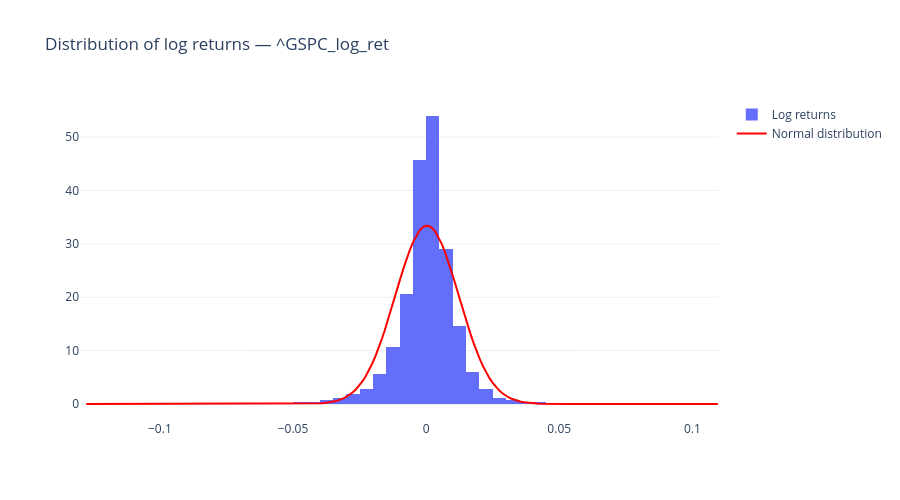

The notebook cell saved with this chart:
### Markdown cell above
## 3. Log returns distribution

I examine the distributional properties of daily log returns, focusing on the S&P 500 as
the primary benchmark. The computed Jarque-Bera test
indicated departure from normality; here I visualize that departure directly through
a histogram with an overlaid normal density and a QQ-plot.

### Code cell
import numpy as np
from scipy import stats
import statsmodels.api as sm
import matplotlib.pyplot as plt



col = "^GSPC_log_ret"
returns = df[col].dropna()

jb_stat, jb_pval = stats.jarque_bera(returns)
print(f"Jarque-Bera test — {col}")
print(f"Statistic: {jb_stat:.2f}, p-value: {jb_pval:.4g}")
print("Normal" if jb_pval > 0.05 else "Reject normality (non-normal distribution)")
col = "^GSPC_log_ret"
returns = df[col].dropna()

fig = go.Figure()

# histogram for log returns
fig.add_trace(go.Histogram(
    x=returns, histnorm="probability density", name="Log returns", nbinsx=100
))

# normal curve with the same mean and std as log returns
x_range = np.linspace(returns.min(), returns.max(), 200)
normal_curve = stats.norm.pdf(x_range, returns.mean(), returns.std())

fig.add_trace(go.Scatter(x=x_range, y=normal_curve, name="Normal distribution", line=dict(color="red")))

fig.update_layout(title=f"Distribution of log returns — {col}", template="plotly_white", height=500)
fig.show()


# QQ-plot for log returns
sm.qqplot(returns, line="s")
plt.title(f"QQ-plot — {col}")
plt.show()

### Figure 1 — Plotly figure (JSON) as saved in the notebook; plotly's stock layout.template omitted (floating-point values rounded to 4 significant figures; data arrays with more than 128 entries replaced by an {"elided": "..."} marker saying what was removed)
{"data": [{"histnorm": "probability density", "name": "Log returns", "nbinsx": 100, "type": "histogram", "x": {"elided": "5445 float values"}}, {"line": {"color": "red"}, "name": "Normal distribution", "type": "scatter", "x": {"elided": "200 float values"}, "y": {"elided": "200 float values"}}], "layout": {"height": 500, "title": {"text": "Distribution of log returns — ^GSPC_log_ret"}}}
